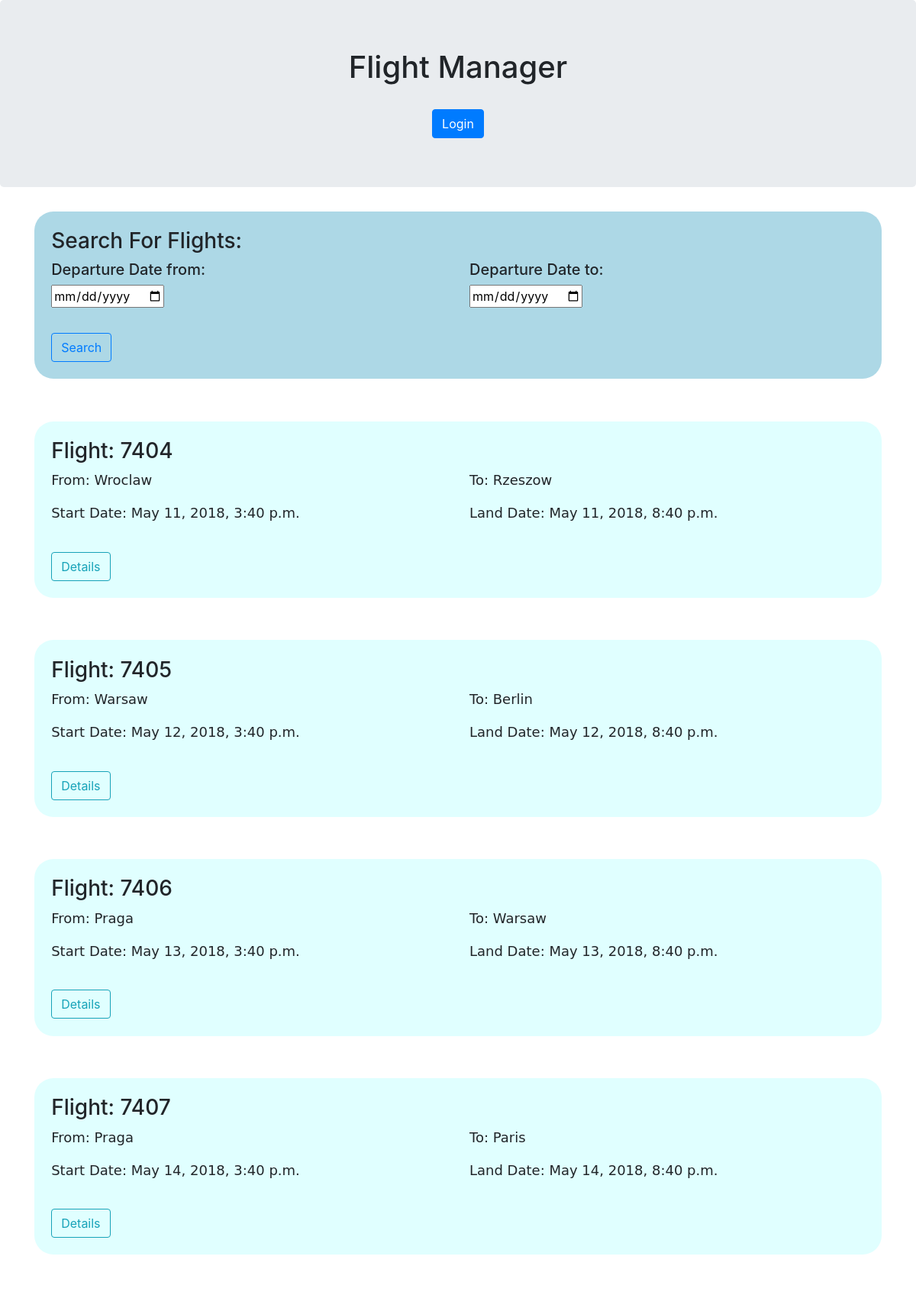
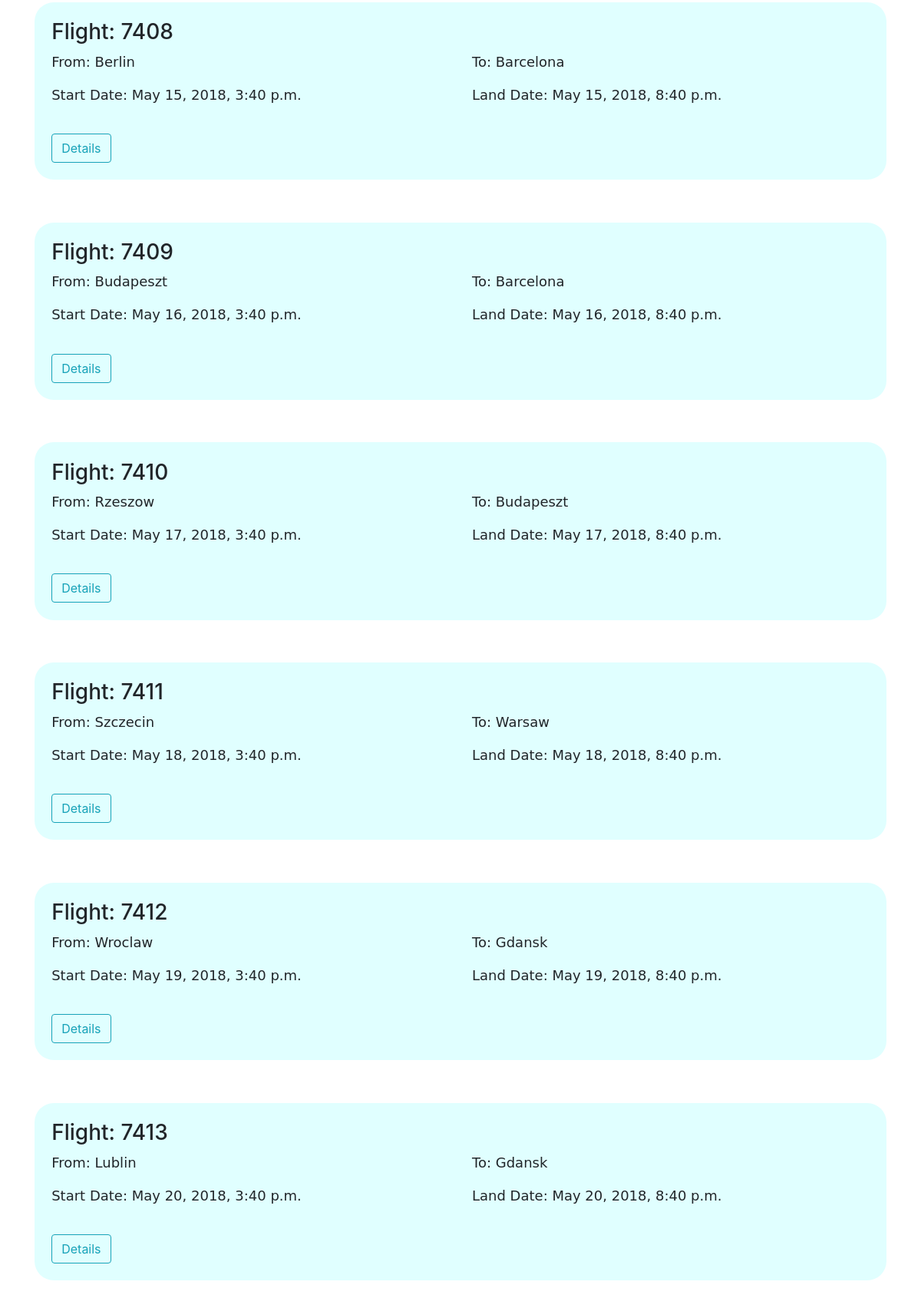
/airlinemanager/ (upper part), run on the app's committed database (2 pictures, top to bottom).
### flightmanager/models.py (models this page shows, shortened)
class Flight(models.Model):
    departure_date = models.DateTimeField()
    arrival_date = models.DateTimeField()
    departure_airport = models.CharField(max_length=20)
    arrival_airport = models.CharField(max_length=20)
    airplane = models.ForeignKey(Airplane, on_delete=models.CASCADE)

### flightmanager/views.py (the view)
# urls.py: path('', views.index, name='index'),
def index(request):
    flights = Flight.objects
    date_from = request.GET.getlist('date_from')
    date_to = request.GET.getlist('date_to')
    if date_from:
        try:
            flights = flights.filter(departure_date__gte=datetime.strptime(date_from[0], '%Y-%m-%d'))
        except (ValueError):
            pass
    if date_to:
        try:
            flights = flights.filter(departure_date__lte=datetime.strptime(date_to[0], '%Y-%m-%d'))
        except (ValueError):
            pass
    context = {'flights': flights.all(), 'is_user_authenticated': request.user.is_authenticated,
               'date_from': date_from, 'date_to': date_to}
    return render(request, 'flightmanager/index.html', context)

### flightmanager/templates/flightmanager/index.html (shortened to what this page needs)
<!DOCTYPE html>
<html lang="en">
    <head>
        <link rel="stylesheet" href="https://maxcdn.bootstrapcdn.com/bootstrap/4.1.0/css/bootstrap.min.css">
        {% load static %}
        <link rel="stylesheet" type="text/css" href="{% static 'flightmanager/index.css' %}" />
    </head>
    <body>
    <div class="jumbotron text-center">
        <h1>Flight Manager</h1>
        {% if is_user_authenticated %}
            <button type="button" onclick="location.href='{% url 'flightmanager:logout' %}'"
              class="btn btn-primary ">Logout</button>
        {% else %}
            <button type="button" onclick="location.href='{% url 'flightmanager:login_form' %}'"
              class="btn btn-primary ">Login</button>
        {% endif %}
    </div>
    <div class="container">
        <div id="search-area">
            <h3>Search For Flights:</h3>
            <div class="row">
                <div class="col-sm-6">
                    <h5>Departure Date from:</h5>
                    {% if date_from %}
                        <input name="date_from" id="date_from" type="date" value="{{ date_from.pop }}">
                    {% else %}
                        <input name="date_from" id="date_from" type="date">
                    {% endif %}
                </div>
                <div class="col-sm-6">
                    <h5>Departure Date to:</h5>
                    {% if date_to %}
                        <input name="date_to" id="date_to" type="date" value="{{ date_to.pop }}">
                    {% else %}
                        <input name="date_to" id="date_to" type="date">
                    {% endif %}
                </div>
            </div>
            <div class="row">
                <div class="col-sm-4">
                    <button type="button" id="search-button"
                            onclick="onSearchClick()"  class="btn btn-outline-primary">Search</button>
                </div>
            </div>
        </div>
        {% for flight in flights %}
        <div class="flight-box" >
            <div class="row">
              <div class="col-sm-6">
                <h3>Flight: {{ flight.id }}</h3>
              </div>
            </div>
            <div class="row">
                <div class="col-sm-6">
                    <p>From: {{ flight.departure_airport }}</p>
                    <p>Start Date: {{ flight.departure_date }}</p>
                </div>
                <div class="col-sm-6">
                    <p>To: {{ flight.arrival_airport }}</p>
                    <p>Land Date: {{ flight.arrival_date }}</p>
                </div>
            </div>
            <div class="row">
              <div class="col-sm-12">
                <button type="button" onclick="location.href='{% url 'flightmanager:flight_details' flight.id %}' "
                        class="btn btn-outline-info">Details</button>
              </div>
            </div>
        </div>
        {% endfor %}
    </div>
    </body>
</html>

### flightmanager/static/flightmanager/index.css (style rules this page uses)
p { font-size: 18px; font-family: "DejaVu Sans"; }
.btn { margin-top: 2%; }
#search-button { margin-top: 10%; }
.flight-box { margin-top: 5%; }
#search-area { background-color: lightblue; padding: 2%; border-radius: 25px; }
.flight-box { background-color: lightcyan; padding: 2%; border-radius: 25px; }

### data on the page
Flight: id "7404", departure_airport "Wroclaw", departure_date "May 11, 2018, 3:40 p.m.", arrival_airport "Rzeszow", arrival_date "May 11, 2018, 8:40 p.m."
Flight: id "7405", departure_airport "Warsaw", departure_date "May 12, 2018, 3:40 p.m.", arrival_airport "Berlin", arrival_date "May 12, 2018, 8:40 p.m."
Flight: id "7406", departure_airport "Praga", departure_date "May 13, 2018, 3:40 p.m.", arrival_airport "Warsaw", arrival_date "May 13, 2018, 8:40 p.m."
Flight: id "7407", departure_airport "Praga", departure_date "May 14, 2018, 3:40 p.m.", arrival_airport "Paris", arrival_date "May 14, 2018, 8:40 p.m."
Flight: id "7408", departure_airport "Berlin", departure_date "May 15, 2018, 3:40 p.m.", arrival_airport "Barcelona", arrival_date "May 15, 2018, 8:40 p.m."
Flight: id "7409", departure_airport "Budapeszt", departure_date "May 16, 2018, 3:40 p.m.", arrival_airport "Barcelona", arrival_date "May 16, 2018, 8:40 p.m."
Flight: id "7410", departure_airport "Rzeszow", departure_date "May 17, 2018, 3:40 p.m.", arrival_airport "Budapeszt", arrival_date "May 17, 2018, 8:40 p.m."
Flight: id "7411", departure_airport "Szczecin", departure_date "May 18, 2018, 3:40 p.m.", arrival_airport "Warsaw", arrival_date "May 18, 2018, 8:40 p.m."
Flight: id "7412", departure_airport "Wroclaw", departure_date "May 19, 2018, 3:40 p.m.", arrival_airport "Gdansk", arrival_date "May 19, 2018, 8:40 p.m."
Flight: id "7413", departure_airport "Lublin", departure_date "May 20, 2018, 3:40 p.m.", arrival_airport "Gdansk", arrival_date "May 20, 2018, 8:40 p.m."
